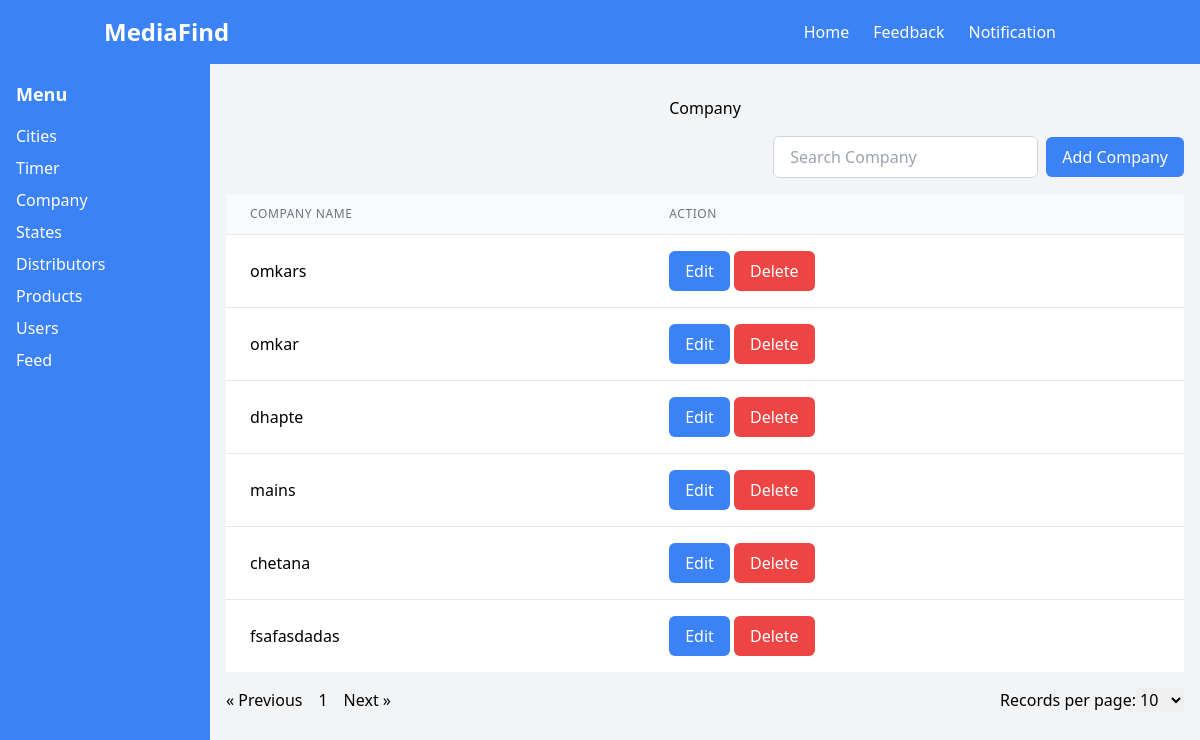
/php-with-mysql/pages/company/company.php, run on the app's committed database.
### tables this page shows
CREATE TABLE `company` (
  `id` int(11) NOT NULL,
  `companyName` varchar(255) NOT NULL
);

### php-with-mysql/pages/company/fetch_company.php (the view, shortened to what this page needs)
<?php
include '../../shared/paginator.php';
include '../../db/db_connection.php';
mysqli_set_charset($conn, "utf8mb4");
$default_limit = 10;
$page = isset($_GET['page']) ? $_GET['page'] : 1;
$limit = isset($_GET['limit']) ? $_GET['limit'] : $default_limit;
$start = ($page - 1) * $limit;
if ($conn) {
    $sql = "SELECT COUNT(*) AS total FROM company";
    $result = mysqli_query($conn, $sql);
    $data = mysqli_fetch_assoc($result);
    $total_pages = ceil($data['total'] / $limit);
    $sql = "SELECT * FROM company LIMIT $start, $limit";
    $result = mysqli_query($conn, $sql);
    echo '<table class="min-w-full divide-y divide-gray-200">';
    echo '<thead class="bg-gray-50">';
    echo '<tr>';
    echo '<th scope="col" class="px-6 py-3 text-left text-xs font-medium text-gray-500 uppercase tracking-wider">Company Name</th>';
    echo '<th scope="col" class="px-6 py-3 text-left text-xs font-medium text-gray-500 uppercase tracking-wider">Action</th>';
    echo '</tr>';
    echo '</thead>';
    echo '<tbody class="bg-white divide-y divide-gray-200">';
    if ($result && mysqli_num_rows($result) > 0) {
        while ($row = mysqli_fetch_assoc($result)) {
            echo "<tr>";
            echo "<td class='px-6 py-4 whitespace-nowrap'>" . $row['companyName'] . "</td>";
            echo "<td class='px-6 py-4 whitespace-nowrap'>";
            echo "<button class='bg-blue-500 text-white px-4 py-2 rounded-md editBtn' data-company-id='{$row['id']}' data-company-name='{$row['companyName']}'>Edit</button> ";
            echo "<button class='bg-red-500 text-white px-4 py-2 rounded-md deleteBtn' data-delete-id='{$row['id']}'>Delete</button>";
            echo "</td>";
            echo "</tr>";
        }
    } else {
        echo "<tr><td colspan='4' class='text-center'>No cities found</td></tr>";
    }
    echo '</tbody> </table>';
    echo generatePagination($total_pages, $page, $limit);
} else {
    die("Connection failed: " . mysqli_connect_error());
}
?>

### data on the page
company: companyName "omkars"
company: companyName "omkar"
company: companyName "dhapte"
company: companyName "mains"
company: companyName "chetana"
company: companyName "fsafasdadas"

### other printed values
form field limit "10"
